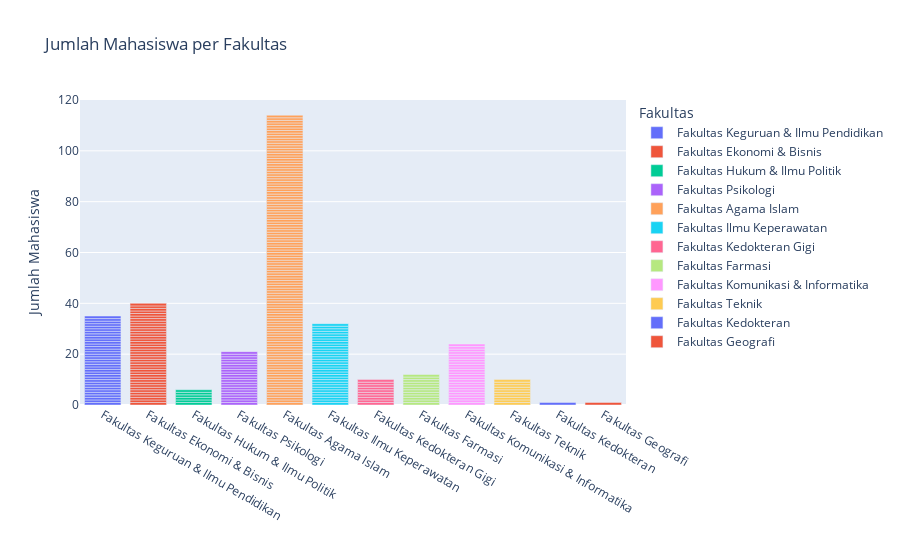

The cell this chart's notebook holds for it:
### Markdown cell above
## 4. Visualisasi

### Code cell
fig = px.bar(df, x="Fakultas", color="Fakultas",
             title = "Jumlah Mahasiswa per Fakultas",)
fig.update_layout(xaxis_title='', yaxis_title='Jumlah Mahasiswa')
fig.show()

### Figure 1 — Plotly figure (JSON) as saved in the notebook; plotly's stock layout.template omitted (floating-point values rounded to 4 significant figures)
{"data": [{"hovertemplate": "Fakultas=%{x}<br>count=%{y}<extra></extra>", "legendgroup": "Fakultas Keguruan & Ilmu Pendidikan", "marker": {"color": "#636efa", "pattern": {"shape": ""}}, "name": "Fakultas Keguruan & Ilmu Pendidikan", "orientation": "v", "showlegend": true, "textposition": "auto", "type": "bar", "x": ["Fakultas Keguruan & Ilmu Pendidikan", "Fakultas Keguruan & Ilmu Pendidikan", "Fakultas Keguruan & Ilmu Pendidikan", "Fakultas Keguruan & Ilmu Pendidikan", "Fakultas Keguruan & Ilmu Pendidikan", "Fakultas Keguruan & Ilmu Pendidikan", "Fakultas Keguruan & Ilmu Pendidikan", "Fakultas Keguruan & Ilmu Pendidikan", "Fakultas Keguruan & Ilmu Pendidikan", "Fakultas Keguruan & Ilmu Pendidikan", "Fakultas Keguruan & Ilmu Pendidikan", "Fakultas Keguruan & Ilmu Pendidikan", "Fakultas Keguruan & Ilmu Pendidikan", "Fakultas Keguruan & Ilmu Pendidikan", "Fakultas Keguruan & Ilmu Pendidikan", "Fakultas Keguruan & Ilmu Pendidikan", "Fakultas Keguruan & Ilmu Pendidikan", "Fakultas Keguruan & Ilmu Pendidikan", "Fakultas Keguruan & Ilmu Pendidikan", "Fakultas Keguruan & Ilmu Pendidikan", "Fakultas Keguruan & Ilmu Pendidikan", "Fakultas Keguruan & Ilmu Pendidikan", "Fakultas Keguruan & Ilmu Pendidikan", "Fakultas Keguruan & Ilmu Pendidikan", "Fakultas Keguruan & Ilmu Pendidikan", "Fakultas Keguruan & Ilmu Pendidikan", "Fakultas Keguruan & Ilmu Pendidikan", "Fakultas Keguruan & Ilmu Pendidikan", "Fakultas Keguruan & Ilmu Pendidikan", "Fakultas Keguruan & Ilmu Pendidikan", "Fakultas Keguruan & Ilmu Pendidikan", "Fakultas Keguruan & Ilmu Pendidikan", "Fakultas Keguruan & Ilmu Pendidikan", "Fakultas Keguruan & Ilmu Pendidikan", "Fakultas Keguruan & Ilmu Pendidikan"], "xaxis": "x", "y": [1, 1, 1, 1, 1, 1, 1, 1, 1, 1, 1, 1, 1, 1, 1, 1, 1, 1, 1, 1, 1, 1, 1, 1, 1, 1, 1, 1, 1, 1, 1, 1, 1, 1, 1], "yaxis": "y"}, {"hovertemplate": "Fakultas=%{x}<br>count=%{y}<extra></extra>", "legendgroup": "Fakultas Ekonomi & Bisnis", "marker": {"color": "#EF553B", "pattern": {"shape": ""}}, "name": "Fakultas Ekonomi & Bisnis", "orientation": "v", "showlegend": true, "textposition": "auto", "type": "bar", "x": ["Fakultas Ekonomi & Bisnis", "Fakultas Ekonomi & Bisnis", "Fakultas Ekonomi & Bisnis", "Fakultas Ekonomi & Bisnis", "Fakultas Ekonomi & Bisnis", "Fakultas Ekonomi & Bisnis", "Fakultas Ekonomi & Bisnis", "Fakultas Ekonomi & Bisnis", "Fakultas Ekonomi & Bisnis", "Fakultas Ekonomi & Bisnis", "Fakultas Ekonomi & Bisnis", "Fakultas Ekonomi & Bisnis", "Fakultas Ekonomi & Bisnis", "Fakultas Ekonomi & Bisnis", "Fakultas Ekonomi & Bisnis", "Fakultas Ekonomi & Bisnis", "Fakultas Ekonomi & Bisnis", "Fakultas Ekonomi & Bisnis", "Fakultas Ekonomi & Bisnis", "Fakultas Ekonomi & Bisnis", "Fakultas Ekonomi & Bisnis", "Fakultas Ekonomi & Bisnis", "Fakultas Ekonomi & Bisnis", "Fakultas Ekonomi & Bisnis", "Fakultas Ekonomi & Bisnis", "Fakultas Ekonomi & Bisnis", "Fakultas Ekonomi & Bisnis", "Fakultas Ekonomi & Bisnis", "Fakultas Ekonomi & Bisnis", "Fakultas Ekonomi & Bisnis", "Fakultas Ekonomi & Bisnis", "Fakultas Ekonomi & Bisnis", "Fakultas Ekonomi & Bisnis", "Fakultas Ekonomi & Bisnis", "Fakultas Ekonomi & Bisnis", "Fakultas Ekonomi & Bisnis", "Fakultas Ekonomi & Bisnis", "Fakultas Ekonomi & Bisnis", "Fakultas Ekonomi & Bisnis", "Fakultas Ekonomi & Bisnis"], "xaxis": "x", "y": [1, 1, 1, 1, 1, 1, 1, 1, 1, 1, 1, 1, 1, 1, 1, 1, 1, 1, 1, 1, 1, 1, 1, 1, 1, 1, 1, 1, 1, 1, 1, 1, 1, 1, 1, 1, 1, 1, 1, 1], "yaxis": "y"}, {"hovertemplate": "Fakultas=%{x}<br>count=%{y}<extra></extra>", "legendgroup": "Fakultas Hukum & Ilmu Politik", "marker": {"color": "#00cc96", "pattern": {"shape": ""}}, "name": "Fakultas Hukum & Ilmu Politik", "orientation": "v", "showlegend": true, "textposition": "auto", "type": "bar", "x": ["Fakultas Hukum & Ilmu Politik", "Fakultas Hukum & Ilmu Politik", "Fakultas Hukum & Ilmu Politik", "Fakultas Hukum & Ilmu Politik", "Fakultas Hukum & Ilmu Politik", "Fakultas Hukum & Ilmu Politik"], "xaxis": "x", "y": [1, 1, 1, 1, 1, 1], "yaxis": "y"}, {"hovertemplate": "Fakultas=%{x}<br>count=%{y}<extra></extra>", "legendgroup": "Fakultas Psikologi", "marker": {"color": "#ab63fa", "pattern": {"shape": ""}}, "name": "Fakultas Psikologi", "orientation": "v", "showlegend": true, "textposition": "auto", "type": "bar", "x": ["Fakultas Psikologi", "Fakultas Psikologi", "Fakultas Psikologi", "Fakultas Psikologi", "Fakultas Psikologi", "Fakultas Psikologi", "Fakultas Psikologi", "Fakultas Psikologi", "Fakultas Psikologi", "Fakultas Psikologi", "Fakultas Psikologi", "Fakultas Psikologi", "Fakultas Psikologi", "Fakultas Psikologi", "Fakultas Psikologi", "Fakultas Psikologi", "Fakultas Psikologi", "Fakultas Psikologi", "Fakultas Psikologi", "Fakultas Psikologi", "Fakultas Psikologi"], "xaxis": "x", "y": [1, 1, 1, 1, 1, 1, 1, 1, 1, 1, 1, 1, 1, 1, 1, 1, 1, 1, 1, 1, 1], "yaxis": "y"}, {"hovertemplate": "Fakultas=%{x}<br>count=%{y}<extra></extra>", "legendgroup": "Fakultas Agama Islam", "marker": {"color": "#FFA15A", "pattern": {"shape": ""}}, "name": "Fakultas Agama Islam", "orientation": "v", "showlegend": true, "textposition": "auto", "type": "bar", "x": ["Fakultas Agama Islam", "Fakultas Agama Islam", "Fakultas Agama Islam", "Fakultas Agama Islam", "Fakultas Agama Islam", "Fakultas Agama Islam", "Fakultas Agama Islam", "Fakultas Agama Islam", "Fakultas Agama Islam", "Fakultas Agama Islam", "Fakultas Agama Islam", "Fakultas Agama Islam", "Fakultas Agama Islam", "Fakultas Agama Islam", "Fakultas Agama Islam", "Fakultas Agama Islam", "Fakultas Agama Islam", "Fakultas Agama Islam", "Fakultas Agama Islam", "Fakultas Agama Islam", "Fakultas Agama Islam", "Fakultas Agama Islam", "Fakultas Agama Islam", "Fakultas Agama Islam", "Fakultas Agama Islam", "Fakultas Agama Islam", "Fakultas Agama Islam", "Fakultas Agama Islam", "Fakultas Agama Islam", "Fakultas Agama Islam", "Fakultas Agama Islam", "Fakultas Agama Islam", "Fakultas Agama Islam", "Fakultas Agama Islam", "Fakultas Agama Islam", "Fakultas Agama Islam", "Fakultas Agama Islam", "Fakultas Agama Islam", "Fakultas Agama Islam", "Fakultas Agama Islam", "Fakultas Agama Islam", "Fakultas Agama Islam", "Fakultas Agama Islam", "Fakultas Agama Islam", "Fakultas Agama Islam", "Fakultas Agama Islam", "Fakultas Agama Islam", "Fakultas Agama Islam", "Fakultas Agama Islam", "Fakultas Agama Islam", "Fakultas Agama Islam", "Fakultas Agama Islam", "Fakultas Agama Islam", "Fakultas Agama Islam", "Fakultas Agama Islam", "Fakultas Agama Islam", "Fakultas Agama Islam", "Fakultas Agama Islam", "Fakultas Agama Islam", "Fakultas Agama Islam", "Fakultas Agama Islam", "Fakultas Agama Islam", "Fakultas Agama Islam", "Fakultas Agama Islam", "Fakultas Agama Islam", "Fakultas Agama Islam", "Fakultas Agama Islam", "Fakultas Agama Islam", "Fakultas Agama Islam", "Fakultas Agama Islam", "Fakultas Agama Islam", "Fakultas Agama Islam", "Fakultas Agama Islam", "Fakultas Agama Islam", "Fakultas Agama Islam", "Fakultas Agama Islam", "Fakultas Agama Islam", "Fakultas Agama Islam", "Fakultas Agama Islam", "Fakultas Agama Islam", "Fakultas Agama Islam", "Fakultas Agama Islam", "Fakultas Agama Islam", "Fakultas Agama Islam", "Fakultas Agama Islam", "Fakultas Agama Islam", "Fakultas Agama Islam", "Fakultas Agama Islam", "Fakultas Agama Islam", "Fakultas Agama Islam", "Fakultas Agama Islam", "Fakultas Agama Islam", "Fakultas Agama Islam", "Fakultas Agama Islam", "Fakultas Agama Islam", "Fakultas Agama Islam", "Fakultas Agama Islam", "Fakultas Agama Islam", "Fakultas Agama Islam", "Fakultas Agama Islam", "Fakultas Agama Islam", "Fakultas Agama Islam", "Fakultas Agama Islam", "Fakultas Agama Islam", "Fakultas Agama Islam", "Fakultas Agama Islam", "Fakultas Agama Islam", "Fakultas Agama Islam", "Fakultas Agama Islam", "Fakultas Agama Islam", "Fakultas Agama Islam", "Fakultas Agama Islam", "Fakultas Agama Islam", "Fakultas Agama Islam"], "xaxis": "x", "y": [1, 1, 1, 1, 1, 1, 1, 1, 1, 1, 1, 1, 1, 1, 1, 1, 1, 1, 1, 1, 1, 1, 1, 1, 1, 1, 1, 1, 1, 1, 1, 1, 1, 1, 1, 1, 1, 1, 1, 1, 1, 1, 1, 1, 1, 1, 1, 1, 1, 1, 1, 1, 1, 1, 1, 1, 1, 1, 1, 1, 1, 1, 1, 1, 1, 1, 1, 1, 1, 1, 1, 1, 1, 1, 1, 1, 1, 1, 1, 1, 1, 1, 1, 1, 1, 1, 1, 1, 1, 1, 1, 1, 1, 1, 1, 1, 1, 1, 1, 1, 1, 1, 1, 1, 1, 1, 1, 1, 1, 1, 1, 1, 1, 1], "yaxis": "y"}, {"hovertemplate": "Fakultas=%{x}<br>count=%{y}<extra></extra>", "legendgroup": "Fakultas Ilmu Keperawatan", "marker": {"color": "#19d3f3", "pattern": {"shape": ""}}, "name": "Fakultas Ilmu Keperawatan", "orientation": "v", "showlegend": true, "textposition": "auto", "type": "bar", "x": ["Fakultas Ilmu Keperawatan", "Fakultas Ilmu Keperawatan", "Fakultas Ilmu Keperawatan", "Fakultas Ilmu Keperawatan", "Fakultas Ilmu Keperawatan", "Fakultas Ilmu Keperawatan", "Fakultas Ilmu Keperawatan", "Fakultas Ilmu Keperawatan", "Fakultas Ilmu Keperawatan", "Fakultas Ilmu Keperawatan", "Fakultas Ilmu Keperawatan", "Fakultas Ilmu Keperawatan", "Fakultas Ilmu Keperawatan", "Fakultas Ilmu Keperawatan", "Fakultas Ilmu Keperawatan", "Fakultas Ilmu Keperawatan", "Fakultas Ilmu Keperawatan", "Fakultas Ilmu Keperawatan", "Fakultas Ilmu Keperawatan", "Fakultas Ilmu Keperawatan", "Fakultas Ilmu Keperawatan", "Fakultas Ilmu Keperawatan", "Fakultas Ilmu Keperawatan", "Fakultas Ilmu Keperawatan", "Fakultas Ilmu Keperawatan", "Fakultas Ilmu Keperawatan", "Fakultas Ilmu Keperawatan", "Fakultas Ilmu Keperawatan", "Fakultas Ilmu Keperawatan", "Fakultas Ilmu Keperawatan", "Fakultas Ilmu Keperawatan", "Fakultas Ilmu Keperawatan"], "xaxis": "x", "y": [1, 1, 1, 1, 1, 1, 1, 1, 1, 1, 1, 1, 1, 1, 1, 1, 1, 1, 1, 1, 1, 1, 1, 1, 1, 1, 1, 1, 1, 1, 1, 1], "yaxis": "y"}, {"hovertemplate": "Fakultas=%{x}<br>count=%{y}<extra></extra>", "legendgroup": "Fakultas Kedokteran Gigi", "marker": {"color": "#FF6692", "pattern": {"shape": ""}}, "name": "Fakultas Kedokteran Gigi", "orientation": "v", "showlegend": true, "textposition": "auto", "type": "bar", "x": ["Fakultas Kedokteran Gigi", "Fakultas Kedokteran Gigi", "Fakultas Kedokteran Gigi", "Fakultas Kedokteran Gigi", "Fakultas Kedokteran Gigi", "Fakultas Kedokteran Gigi", "Fakultas Kedokteran Gigi", "Fakultas Kedokteran Gigi", "Fakultas Kedokteran Gigi", "Fakultas Kedokteran Gigi"], "xaxis": "x", "y": [1, 1, 1, 1, 1, 1, 1, 1, 1, 1], "yaxis": "y"}, {"hovertemplate": "Fakultas=%{x}<br>count=%{y}<extra></extra>", "legendgroup": "Fakultas Farmasi", "marker": {"color": "#B6E880", "pattern": {"shape": ""}}, "name": "Fakultas Farmasi", "orientation": "v", "showlegend": true, "textposition": "auto", "type": "bar", "x": ["Fakultas Farmasi", "Fakultas Farmasi", "Fakultas Farmasi", "Fakultas Farmasi", "Fakultas Farmasi", "Fakultas Farmasi", "Fakultas Farmasi", "Fakultas Farmasi", "Fakultas Farmasi", "Fakultas Farmasi", "Fakultas Farmasi", "Fakultas Farmasi"], "xaxis": "x", "y": [1, 1, 1, 1, 1, 1, 1, 1, 1, 1, 1, 1], "yaxis": "y"}, {"hovertemplate": "Fakultas=%{x}<br>count=%{y}<extra></extra>", "legendgroup": "Fakultas Komunikasi & Informatika", "marker": {"color": "#FF97FF", "pattern": {"shape": ""}}, "name": "Fakultas Komunikasi & Informatika", "orientation": "v", "showlegend": true, "textposition": "auto", "type": "bar", "x": ["Fakultas Komunikasi & Informatika", "Fakultas Komunikasi & Informatika", "Fakultas Komunikasi & Informatika", "Fakultas Komunikasi & Informatika", "Fakultas Komunikasi & Informatika", "Fakultas Komunikasi & Informatika", "Fakultas Komunikasi & Informatika", "Fakultas Komunikasi & Informatika", "Fakultas Komunikasi & Informatika", "Fakultas Komunikasi & Informatika", "Fakultas Komunikasi & Informatika", "Fakultas Komunikasi & Informatika", "Fakultas Komunikasi & Informatika", "Fakultas Komunikasi & Informatika", "Fakultas Komunikasi & Informatika", "Fakultas Komunikasi & Informatika", "Fakultas Komunikasi & Informatika", "Fakultas Komunikasi & Informatika", "Fakultas Komunikasi & Informatika", "Fakultas Komunikasi & Informatika", "Fakultas Komunikasi & Informatika", "Fakultas Komunikasi & Informatika", "Fakultas Komunikasi & Informatika", "Fakultas Komunikasi & Informatika"], "xaxis": "x", "y": [1, 1, 1, 1, 1, 1, 1, 1, 1, 1, 1, 1, 1, 1, 1, 1, 1, 1, 1, 1, 1, 1, 1, 1], "yaxis": "y"}, {"hovertemplate": "Fakultas=%{x}<br>count=%{y}<extra></extra>", "legendgroup": "Fakultas Teknik", "marker": {"color": "#FECB52", "pattern": {"shape": ""}}, "name": "Fakultas Teknik", "orientation": "v", "showlegend": true, "textposition": "auto", "type": "bar", "x": ["Fakultas Teknik", "Fakultas Teknik", "Fakultas Teknik", "Fakultas Teknik", "Fakultas Teknik", "Fakultas Teknik", "Fakultas Teknik", "Fakultas Teknik", "Fakultas Teknik", "Fakultas Teknik"], "xaxis": "x", "y": [1, 1, 1, 1, 1, 1, 1, 1, 1, 1], "yaxis": "y"}, {"hovertemplate": "Fakultas=%{x}<br>count=%{y}<extra></extra>", "legendgroup": "Fakultas Kedokteran", "marker": {"color": "#636efa", "pattern": {"shape": ""}}, "name": "Fakultas Kedokteran", "orientation": "v", "showlegend": true, "textposition": "auto", "type": "bar", "x": ["Fakultas Kedokteran"], "xaxis": "x", "y": [1], "yaxis": "y"}, {"hovertemplate": "Fakultas=%{x}<br>count=%{y}<extra></extra>", "legendgroup": "Fakultas Geografi", "marker": {"color": "#EF553B", "pattern": {"shape": ""}}, "name": "Fakultas Geografi", "orientation": "v", "showlegend": true, "textposition": "auto", "type": "bar", "x": ["Fakultas Geografi"], "xaxis": "x", "y": [1], "yaxis": "y"}], "layout": {"barmode": "relative", "legend": {"title": {"text": "Fakultas"}, "tracegroupgap": 0}, "title": {"text": "Jumlah Mahasiswa per Fakultas"}, "xaxis": {"anchor": "y", "categoryarray": ["Fakultas Keguruan & Ilmu Pendidikan", "Fakultas Ekonomi & Bisnis", "Fakultas Hukum & Ilmu Politik", "Fakultas Psikologi", "Fakultas Agama Islam", "Fakultas Ilmu Keperawatan", "Fakultas Kedokteran Gigi", "Fakultas Farmasi", "Fakultas Komunikasi & Informatika", "Fakultas Teknik", "Fakultas Kedokteran", "Fakultas Geografi"], "categoryorder": "array", "domain": [0, 1], "title": {"text": ""}}, "yaxis": {"anchor": "x", "domain": [0, 1], "title": {"text": "Jumlah Mahasiswa"}}}}
